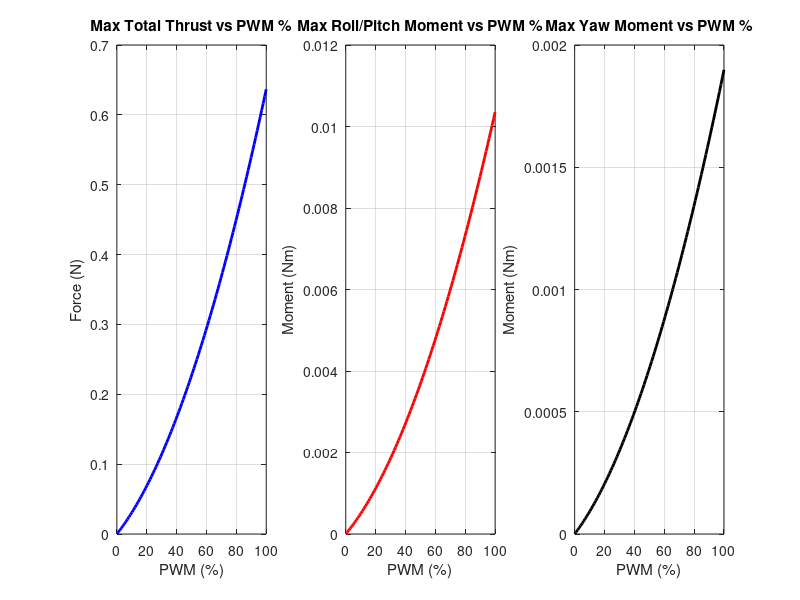

Reproduce this figure in MATLAB. (Note: this script raises an error after producing the figure.)



clear; clc; close all;

%% Define Quadcopter Parameters
A_thrust = 0.091492681;
B_thrust = 0.067673604;
L = 0.046;
C_tau = 0.005964552;
d = L * (sqrt(2)/2);

% Physical Force Limits per motor (Based on ratio 0.0 to 1.0)
F_min = 0;
F_max = A_thrust*(1)^2 + B_thrust*(1); 

%% Task 5: Visualize Thrust and Moments vs PWM Percentage
pwm_pct_plot = linspace(0, 100, 100);
pwm_ratio_plot = pwm_pct_plot / 100;

% Nonlinear forces
F_plot = A_thrust * (pwm_ratio_plot.^2) + B_thrust * pwm_ratio_plot;

figure('Position', [100, 100, 1000, 400]);

% Plot Total Thrust
subplot(1,3,1);
plot(pwm_pct_plot, 4 * F_plot, 'b', 'LineWidth', 2);
title('Max Total Thrust vs PWM %');
xlabel('PWM (%)'); ylabel('Force (N)'); grid on;

% Plot Roll/Pitch Moment 
subplot(1,3,2);
plot(pwm_pct_plot, 2 * d * F_plot, 'r', 'LineWidth', 2);
title('Max Roll/Pitch Moment vs PWM %');
xlabel('PWM (%)'); ylabel('Moment (Nm)'); grid on;

% Plot Yaw Moment
subplot(1,3,3);
plot(pwm_pct_plot, 2 * C_tau * F_plot, 'k', 'LineWidth', 2);
title('Max Yaw Moment vs PWM %');
xlabel('PWM (%)'); ylabel('Moment (Nm)'); grid on;

sgtitle('Nonlinear Actuator Mappings (Tasks 4 & 5)');

%% Test the Mixer (Tasks 1, 2, 3)
% Let's command hover thrust + an aggressive roll command
Fc_cmd = 0.323; % ~Hover weight
Lc_cmd = 0.8; % Aggressive roll
Mc_cmd = 0.8;
Nc_cmd = 0;

[pwm_outputs, F_actual] = quad_mixer(Fc_cmd, Lc_cmd, Mc_cmd, Nc_cmd, A_thrust, B_thrust, d, C_tau, F_min, F_max);

disp('--- Commanded vs Actual ---');
fprintf('Commanded Forces: [%.4f, %.4f, %.4f, %.4f] N\n', Fc_cmd, Lc_cmd, Mc_cmd, Nc_cmd);
fprintf('Required Motor PWMs (%%): [%.1f%%, %.1f%%, %.1f%%, %.1f%%]\n', pwm_outputs(1), pwm_outputs(2), pwm_outputs(3), pwm_outputs(4));


%% The Mixer Function
function [pwm_pct, F_des] = quad_mixer(Fc, Lc, Mc, Nc, A, B, d, C_tau, F_min, F_max)
    
    % 1. Linear Mapping Matrix
    M_mix = [1,      1,      1,      1; 
            -d,     -d,      d,      d; 
             d,     -d,     -d,      d; 
             C_tau, -C_tau,  C_tau, -C_tau];
         
    % Calculate desired forces
    U_cmd = [Fc; Lc; Mc; Nc];
    F_des = M_mix \ U_cmd;
    
    % 2 & 3. Actuator Saturation & Infeasible Command Handling
    % Strategy: Shift forces to preserve moments, scale if impossible.
    
    if max(F_des) > F_max
        % Shift down (Sacrifice altitude to keep attitude)
        shift = max(F_des) - F_max;
        F_des = F_des - shift;
    end
    
    if min(F_des) < F_min
        % Shift up
        shift = F_min - min(F_des);
        F_des = F_des + shift;
    end
    
    % If the spread is wider than physical limits, we must scale moments down
    if (max(F_des) - min(F_des)) > (F_max - F_min)
        mid_req = mean(F_des);
        mid_phys = (F_max + F_min) / 2;
        scale = (F_max - F_min) / (max(F_des) - min(F_des));
        
        % Center and scale
        F_des = mid_phys + scale * (F_des - mid_req);
    end
    
    % Final safety clamp against floating point errors
    F_des = max(min(F_des, F_max), F_min);
    
    % 4. Nonlinear Inversion (Force to PWM Ratio)
    % Solve: A*x^2 + B*x - F_des = 0 for positive root
    pwm_ratio = (-B + sqrt(B^2 + 4*A.*F_des)) ./ (2*A);
    
    % 5. Convert to valid percentage output
    pwm_pct = pwm_ratio * 100;
end


%% fitting data

data = [0.24 0.0 4.01 0 0;
        0.37 1.6 3.98 6.25 4485;
        0.56 4.8 3.95 12.5 7570;
        0.75 7.9 3.92 18.75 9374;
        0.94 10.9 3.88 25 10885;
        1.15 13.9 3.84 31.25 12277;
        1.37 17.3 3.80 37.5 13522;
        1.59 21.0 3.76 43.25 14691;
        1.83 24.4 3.71 50 15924;
        2.11 28.6 3.67 56.25 17174;
        2.39 32.8 3.65 62.5 18179;
        2.71 37.3 3.62 68.75 19397;
        3.06 41.7 3.56 75 20539;
        3.46 46.0 3.48 81.25 21692;
        3.88 51.9 3.40 87.5 22598;
        4.44 57.9 3.30 93.75 23882];

thrust_data = data(:,2);
pwm_data = data(:, 4);
speed_data = data(:, 5);



cf_2 = fit(pwm_data, speed_data, 'poly2') %% we should probably change to poly3, we are underfitting right now. 

predicted_speed = cf_2(pwm_data);

% Plot the predicted speed against actual speed for comparison
figure;
plot(pwm_data, speed_data, '-o', 'DisplayName', 'Actual Speed', 'LineWidth',2);
hold on;
plot(pwm_data, predicted_speed, '-', 'DisplayName', 'Fitted Speed', 'LineWidth',2);
xlabel('PWM (%)');
ylabel('Speed (RPM)');
title('Actual vs Fitted Speed');
legend show;
grid on;
hold off;

%% rebuild new model

% constant params
pwm_hover_value = 0.6408; %% value derived from previous assignment. 


A_thrust = 0.091492681;
B_thrust = 0.067673604;
L = 0.046;
drone_mass_kg = 0.033;

J = [16.571710 0.830806 0.718277;
      0.830806 16.655602 1.800197;
      0.718277 1.800197 29.261652].*10e-6;

Ts = 0.01; % SAMPLING TIME MUST CHANGE

num_d = 0.0304596;
den_d = [1 , -0.9695404];

sys_discrete = tf(num_d, den_d, Ts, 'Variable', 'z^-1');

sys_continuous = d2c(sys_discrete, 'zoh') % zero order hold 

[A_act, B_act, C_act, D_act] = ssdata(sys_continuous); % continuous state space for the motor dynamics. 



%states (16now)
syms pn pe pd u v w phi theta psi p q r real

%motor state
syms pwm_act_1 pwm_act_2 pwm_act_3 pwm_act_4 real

% motor command input
syms pwm_cmd_1 pwm_cmd_2 pwm_cmd_3 pwm_cmd_4 real

state_vector_2 = [pn; pe; pd; u; v; w; phi; theta; psi; p; q; r; pwm_act_1; pwm_act_2; pwm_act_3; pwm_act_4];
input_vector_2 = [pwm_cmd_1; pwm_cmd_2; pwm_cmd_3; pwm_cmd_4];




% forces
F1 = A_thrust * pwm_act_1^2 + B_thrust*pwm_act_1;
F2 = A_thrust * pwm_act_2^2 + B_thrust*pwm_act_2;
F3 = A_thrust * pwm_act_3^2 + B_thrust*pwm_act_3;
F4 = A_thrust * pwm_act_4^2 + B_thrust*pwm_act_4;
F_total_body = [0; 0; -(F1 + F2 + F3 + F4)]; % total force in body frame NED

%motor torques
T1 = 0.005964552 * F1;
T2 = 0.005964552 * F2;
T3 = 0.005964552 * F3;
T4 = 0.005964552 * F4;

% motor dynamics
pwm_act1_dot = A_act * pwm_act_1 + B_act * pwm_cmd_1;
pwm_act2_dot = A_act * pwm_act_2 + B_act * pwm_cmd_2;
pwm_act3_dot = A_act * pwm_act_3 + B_act * pwm_cmd_3;
pwm_act4_dot = A_act * pwm_act_4 + B_act * pwm_cmd_4;

% moment vector torques
l = L*(sqrt(2)/2)*(F3 + F4 - F1 - F2);
m = L*(sqrt(2)/2)*(F1 + F4 - F3 - F2);
n = T1 + T3 - T2 - T4;
moments = [l; m; n];




% all rotations 
Rx = [1 0 0; 
    0 cos(phi) -sin(phi); 
    0 sin(phi) cos(phi)];

Ry = [cos(theta) 0 sin(theta); 
    0 1 0; 
    -sin(theta) 0 cos(theta)];

Rz = [cos(psi) -sin(psi) 0; 
       sin(psi) cos(psi) 0; 
       0 0 1];

R_body_to_inertial = Rz * Ry * Rx; % rotation Matrix (Body to Inertial - ZYX Sequence)


p_dot = R_body_to_inertial * [u; v; w]; % p_dot states 1-3



W = [1, sin(phi)*tan(theta), cos(phi)*tan(theta);
     0, cos(phi),            -sin(phi);
     0, sin(phi)/cos(theta), cos(phi)/cos(theta)];
euler_dot = W * [p; q; r]; % angular dynamics states 7-9

% Gravity rotated to Body Frame
g_inertial = [0; 0; 9.81]; 
g_body = R_body_to_inertial' * g_inertial;

omega = [p; q; r];
v_body = [u; v; w];


% aroo dynamics 
K_aeroo = [-10.2506 -0.3177 -0.4332;
            -0.3177 -10.2506 -0.4332;
            -7.7050 -7.7050 -7.5530].*10e-7;

% these in rev/s
n1 = (2073 + pwm_act_1*358.1 - 1.434*(pwm_act_1^2))/60;
n2 = (2073 + pwm_act_2*358.1 - 1.434*(pwm_act_2^2))/60;
n3 = (2073 + pwm_act_3*358.1 - 1.434*(pwm_act_3^2))/60;
n4 = (2073 + pwm_act_4*358.1 - 1.434*(pwm_act_4^2))/60;

theta_dot_sigma = 2*pi*(abs(n1) + abs(n2) + abs(n3) + abs(n4));

f_aeroo = K_aeroo * theta_dot_sigma * (R_body_to_inertial*v_body); % not sure if this should be rotated...

v_dot = (1/drone_mass_kg) * (F_total_body + f_aeroo + drone_mass_kg*g_body) - cross(omega, v_body); % dynamics for states 4-6


omega_dot = J \ (moments - cross(omega, J * omega)); % rigid body calc


f_x_2 = [p_dot; 
       v_dot; 
       euler_dot; 
       omega_dot; 
       pwm_act1_dot; 
       pwm_act2_dot; 
       pwm_act3_dot; 
       pwm_act4_dot];



%% Linearizing the 16-state model. 

% linearize
A_sym_2 = jacobian(f_x_2, state_vector_2);
B_sym_2 = jacobian(f_x_2, input_vector_2);

% hover state and hover inputs
x0_2 = zeros(16, 1);      
x0_2(13:16) = pwm_hover_value;
u0_2 = [pwm_hover_value; pwm_hover_value; pwm_hover_value; pwm_hover_value];

% substitute into linearized system
A_2 = double(subs(A_sym_2, [state_vector_2; input_vector_2], [x0_2; u0_2]))
B_2 = double(subs(B_sym_2, [state_vector_2; input_vector_2], [x0_2; u0_2]))

% start making C and D, which will do a bunch of conversion stuff. 
r2d = 180/pi;

C_2 = zeros(16, 16);

% Positions \
C_2(1, 2) = 1;  
C_2(2, 1) = 1;   
C_2(3, 3) = -1;  

% Velocities 
C_2(4, 5) = 1;   
C_2(5, 4) = 1;   
C_2(6, 6) = -1;  

% Euler Angles (NED Rads -> ENU Degrees)
C_2(7, 8) = r2d;   
C_2(8, 7) = r2d;   
C_2(9, 9) = -r2d;  

% Angular Rates 
% negating state 11 again. 
C_2(10, 11) = r2d;   
C_2(11, 10) = -r2d;  
C_2(12, 12) = -r2d;  

% Motor dynamics
C_2(13, 13) = C_act;
C_2(14, 14) = C_act;
C_2(15, 15) = C_act;
C_2(16, 16) = C_act

% D Matrix is zeros except for the dynamics of the motors:
D_2 = zeros(16, 4);
D_2(13, 1) = D_act;
D_2(14, 2) = D_act;
D_2(15, 3) = D_act;
D_2(16, 4) = D_act






%% Step input for the 16-state model
sys_sim = ss(A_2, B_2, C_2, D_2);

% 10% increase from hover
u_step = u0_2 *1.1; 

U_delta = (u_step - u0_2)'; 

t = 0:0.01:5;  % using the same sampling period .01s 
U = repmat(U_delta, length(t), 1); 

[y, tOut, x] = lsim(sys_sim, U, t);


for i = 1:16
    subplot(4, 4, i);
    plot(tOut, y(:,i), 'LineWidth', 2);
    ylim([0 0.5]);
    title(['State ' num2str(i)]);
    grid on;
end
sgtitle('16-State Model Step Response');



%% Albert Visualization. 

% 1. Extract Raw States (Inertial NED & Euler Angles in rads)
% pn_sim = x(:, 1);
% pe_sim = x(:, 2);
% pd_sim = x(:, 3);
% phi_sim   = x(:, 7);
% theta_sim = x(:, 8);
% psi_sim   = x(:, 9);
% 
% % 2. Define Drone Geometry for Plotting
% arm_length = L; % 0.046m based on your params
% d_geom = arm_length * (sqrt(2)/2);
% % Define the 4 motor positions in the body frame (X-configuration)
% motor_pos_body = [ d_geom, -d_geom, -d_geom,  d_geom;   % X coords
%                    d_geom,  d_geom, -d_geom, -d_geom;   % Y coords
%                    0,       0,       0,       0 ];      % Z coords
% 
% % 3. Set up the Figure
% figure('Name', '3D Quadcopter Animation', 'Position', [100, 100, 800, 600]);
% hold on; grid on; axis equal;
% view([100, 45]); 
% 
% xlabel('East (m)');
% ylabel('North (m)');
% zlabel('Up (m)');
% title('Quadcopter 3D Animation');
% 
% % Initialize graphics objects
% drone_lines = plot3(0,0,0, '-k', 'LineWidth', 1);
% motor_markers = plot3(0,0,0, 'ro', 'MarkerSize', 2, 'MarkerFaceColor', 'r');
% path_trace = plot3(pe_sim(1), pn_sim(1), -pd_sim(1), 'b--', 'LineWidth', 1.5);
% 
% % Body Coordinate frame arrows (Red=X, Green=Y, Blue=Z)
% scale_arrow = arm_length * 1.5;
% q_x = quiver3(0,0,0, 1,0,0, scale_arrow, 'r', 'LineWidth', 1, 'MaxHeadSize', 0.5);
% q_y = quiver3(0,0,0, 0,1,0, scale_arrow, 'g', 'LineWidth', 1, 'MaxHeadSize', 0.5);
% q_z = quiver3(0,0,0, 0,0,1, scale_arrow, 'b', 'LineWidth', 1, 'MaxHeadSize', 0.5);
% 
% % 4. Animation Loop
% disp('Starting 3D Animation...');
% for k = 1:length(tOut)
%     % Current position mapped to ENU (East, North, Up) for standard 3D viewing
%     pos_enu = [pe_sim(k); pn_sim(k); -pd_sim(k)];
% 
%     % Current attitude 
%     rll = phi_sim(k);
%     ptc = theta_sim(k);
%     yw  = psi_sim(k);
% 
%     % Rotation matrix: Body to Inertial (ZYX sequence matching your dynamics)
%     Rx = [1 0 0; 0 cos(rll) -sin(rll); 0 sin(rll) cos(rll)];
%     Ry = [cos(ptc) 0 sin(ptc); 0 1 0; -sin(ptc) 0 cos(ptc)];
%     Rz = [cos(yw) -sin(yw) 0; sin(yw) cos(yw) 0; 0 0 1];
%     R_b2i = Rz * Ry * Rx;
% 
%     % Transform matrix: NED to ENU for MATLAB plotting axes
%     R_ned2enu = [0 1 0; 1 0 0; 0 0 -1];
% 
%     % Rotate geometry to Inertial (NED), convert to ENU, then translate
%     motor_pos_ned = R_b2i * motor_pos_body;
%     motor_pos_enu = R_ned2enu * motor_pos_ned + pos_enu;
% 
%     % Update drone cross-frame (motor 1 to 3, motor 2 to 4)
%     X_arms = [motor_pos_enu(1,1), motor_pos_enu(1,3), NaN, motor_pos_enu(1,2), motor_pos_enu(1,4)];
%     Y_arms = [motor_pos_enu(2,1), motor_pos_enu(2,3), NaN, motor_pos_enu(2,2), motor_pos_enu(2,4)];
%     Z_arms = [motor_pos_enu(3,1), motor_pos_enu(3,3), NaN, motor_pos_enu(3,2), motor_pos_enu(3,4)];
% 
%     set(drone_lines, 'XData', X_arms, 'YData', Y_arms, 'ZData', Z_arms);
%     set(motor_markers, 'XData', motor_pos_enu(1,:), 'YData', motor_pos_enu(2,:), 'ZData', motor_pos_enu(3,:));
% 
%     % Update body coordinate axes vectors
%     axes_body = eye(3); 
%     axes_ned = R_b2i * axes_body;
%     axes_enu = R_ned2enu * axes_ned; 
% 
%     set(q_x, 'XData', pos_enu(1), 'YData', pos_enu(2), 'ZData', pos_enu(3), 'UData', axes_enu(1,1), 'VData', axes_enu(2,1), 'WData', axes_enu(3,1));
%     set(q_y, 'XData', pos_enu(1), 'YData', pos_enu(2), 'ZData', pos_enu(3), 'UData', axes_enu(1,2), 'VData', axes_enu(2,2), 'WData', axes_enu(3,2));
%     set(q_z, 'XData', pos_enu(1), 'YData', pos_enu(2), 'ZData', pos_enu(3), 'UData', axes_enu(1,3), 'VData', axes_enu(2,3), 'WData', axes_enu(3,3));
% 
%     % Update trajectory trace
%     set(path_trace, 'XData', pe_sim(1:k), 'YData', pn_sim(1:k), 'ZData', -pd_sim(1:k));
% 
%     % Tracking Camera: Moves the view window to follow the drone 
%     % (Because the drone is 4cm wide but might fly several meters up)
%     xlim([-2, 2])
%     ylim([-2, 2])
%     zlim([0, 5])
% 
%     drawnow;
% end


%% Altitude Control
close all

% reduced - z, z_vel, and new z_error_int
A_z_aug = [0 1 0;
           0 0 0;
          -1 0 0]; % <-- should def become -1 (ENU)

B_z_aug = [0; 1/drone_mass_kg; 0];


Q_z = diag([10, 1, 100]); % penalizing state errors
R_z = 1; % penalizing control effort

K_z_fb = lqr(A_z_aug, B_z_aug, Q_z, R_z) % solve the risotto equation

% Transfer Function and Stability ------------------------------------
A_closed_loop = A_z_aug - B_z_aug*K_z_fb; % (A - BK)

B_cl_ref = [0; 0; 1];

sys_cl = ss(A_closed_loop, B_cl_ref, [1 0 0], 0);

figure
subplot(1,2,1); bode(sys_cl)
subplot(1,2,2); nyquist(sys_cl);

% stability margin
G = tf(sys_cl);
figure
margin(G)


% Controller Simulation -----------------------------------------------

B_ref_z = [0; 0; 1];
sys_cl_z = ss(A_z_aug - B_z_aug*K_z_fb, B_ref_z, eye(3), zeros(3,1)); % (A - BK)

t_sim = 0:0.01:10; % Slightly longer simulation to show settling
z_ref_step = ones(size(t_sim)); % 1 meter step command
[y_cl_z, t_cl, x_cl_z] = lsim(sys_cl_z, z_ref_step, t_sim);

figure('Name', 'Z Position Step Response & PWM', 'Position', [200, 150, 800, 800]);
subplot(2,1,1);
plot(t_cl, x_cl_z(:,1), 'b', 'LineWidth', 2); hold on;
plot(t_cl, z_ref_step, 'r--', 'LineWidth', 1.5);
title('Z Position Step Response');
xlabel('Time (s)'); ylabel('Z position (m)');
legend('Actual Position', 'Reference'); grid on;




% PWM behavior with Mixer ------------------------------------------------
F_cmd = -x_cl_z * K_z_fb';
F_hover = drone_mass_kg * 9.81; % We must maintain altitude!

pwm_hist_long = zeros(length(t_cl), 4);
for i = 1:length(t_cl)
    [pwm_pct, ~] = quad_mixer(F_hover + F_cmd(i), 0, 0, 0, A_thrust, B_thrust, d, C_tau, F_min, F_max);
    pwm_hist_long(i, :) = pwm_pct';
end

subplot(2,1,2);
plot(t_cl, pwm_hist_long(:, 1), 'LineWidth', 2);
hold on
plot(t_cl, pwm_hist_long(:, 2), 'LineWidth', 1);
hold on
plot(t_cl, pwm_hist_long(:, 3), '-.', 'LineWidth', 1);
hold on
plot(t_cl, pwm_hist_long(:, 4), '--', 'LineWidth', 1);




title('Motor PWM Responses for 1m Up');
xlabel('Time (s)'); ylabel('PWM (%)');
legend('Motor 1', 'Motor 2', 'Motor 3', 'Motor 4', 'Location', 'EastOutside'); grid on;


%% Forward Position Control
close all

A_pn = [0 1 0 0;
        0 0 -9.81 0;
        0 0 0 1;
        0 0 0 0];
B_pn = [0; 0; 0; 1/J(2,2)];




% state p, u, theta, q
A_pn_aug = [0 1 0 0 0;
            0 0 -9.81 0 0;
            0 0 0 1 0;
            0 0 0 0 0;
            -1 0 0 0 0]; % might need to change this row

B_pn_aug = [0; 0; 0; 1/J(2,2); 0];

Q_pn = diag([10, 10, 100, 10, 100]); % penalizing state errors
R_pn = 1e9; % penalizing control effort

K_pn = lqr(A_pn_aug, B_pn_aug, Q_pn, R_pn) % solve alfredo equation


%Stability Analysis -------------------------------------------------
% 5 & 6. Open-Loop Transfer Function and Margins
% Break the loop at the plant input. 
% P(s) = C_long * (sI - A_long)^-1 * B_long
% C(s) = K(1:4) * (sI - A_long + B_long*K(1:4))^-1 * B_long + K(5)/s  (Simplified approach below uses ss arrays)
sys_P = ss(A_pn, B_pn, eye(4), zeros(4,1));
L_ol_long = ss(A_pn_aug, B_pn_aug, K_pn, 0);

figure('Name', 'Forward Position Stability', 'Position', [150, 100, 1000, 400]);
subplot(1,2,1); margin(L_ol_long);
subplot(1,2,2); nyquist(L_ol_long);
xlim([-5, 5])
ylim([-5, 5])
sgtitle('Stability Analysis: Forward Position LQR-PI (Task 5 & 6)');

[Gm_long, Pm_long, ~, ~] = margin(L_ol_long);
fprintf('Gain Margin: %.2f dB, Phase Margin: %.2f deg\n', 20*log10(Gm_long), Pm_long);

%Closed-Loop Simulation -------------------------------------------

B_ref_pn = [0; 0; 0; 0; 1]; % -1 for integral state
sys_cl_long = ss(A_pn_aug - B_pn_aug*K_pn, B_ref_pn, eye(5), zeros(5,1)); % (A - BK)

t_sim = 0:0.01:10; % Slightly longer simulation to show settling
pn_ref_step = ones(size(t_sim)); % 1 meter step command
[y_cl_long, t_cl, x_cl_long] = lsim(sys_cl_long, pn_ref_step, t_sim);

figure('Name', 'Forward Position Step Response & PWM', 'Position', [200, 150, 800, 800]);
subplot(3,1,1);
plot(t_cl, x_cl_long(:,1), 'b', 'LineWidth', 2); hold on;
plot(t_cl, pn_ref_step, 'r', 'LineWidth', 1.5);
title('Forward Position Step Response (1m) (Task 7)');
xlabel('Time (s)'); ylabel('North Position p_n (m)');
legend('Actual Position', 'Reference'); grid on;

subplot(3,1,2);
plot(t_cl, x_cl_long(:,3)*(180/pi), 'LineWidth', 2);
title('Pitch Angle (\theta) during Maneuver');
xlabel('Time (s)'); ylabel('Pitch Angle (deg)'); grid on;


% PWM behavior with Mixer ------------------------------------------------
M_cmd = -x_cl_long * K_pn';
F_hover = drone_mass_kg * 9.81; % We must maintain altitude!

pwm_hist_long = zeros(length(t_cl), 4);
for i = 1:length(t_cl)
    % Mix hover thrust with commanded pitching moment. Roll and Yaw are 0.
    [pwm_pct, ~] = quad_mixer(F_hover, 0, M_cmd(i), 0, A_thrust, B_thrust, d, C_tau, F_min, F_max);
    pwm_hist_long(i, :) = pwm_pct';
end

subplot(3,1,3);
plot(t_cl, pwm_hist_long(:,1), 'g-', 'LineWidth', 2); hold on
plot(t_cl, pwm_hist_long(:,2), 'LineWidth', 2); hold on
plot(t_cl, pwm_hist_long(:,3), 'LineWidth', 1); hold on
plot(t_cl, pwm_hist_long(:,4), '--','LineWidth', 1);


title('Motor PWM Responses for 1m Forward Step (Task 8)');
xlabel('Time (s)'); ylabel('PWM (%)');
legend('Motor 1', 'Motor 2', 'Motor 3', 'Motor 4', 'Location', 'EastOutside'); grid on;

            
%% Lateral Position Control
close all

% reduced state can be pe, v, phi, pv
A_pe = [0 1 0 0;
        0 0 9.81 0;
        0 0 0 1;
        0 0 0 0];

B_pe = [0; 0; 0; 1/J(1,1)];

[n_rows,n_col] = size(A_pe);
A_pe_aug = [A_pe zeros(n_rows,1);
            1, zeros(1,n_col)];
            

B_pe_aug = [B_pe; 0];

Q_pe = diag([10, 10, 100, 10, 100]); % penalizing state errors
R_pe = 1e9; % penalizing control effort

K_pe = lqr(A_pe_aug, B_pe_aug, Q_pe, R_pe)



%Transfer Functions and Stability ------------------------------------

%open loop TF
sys_L_ol = ss(A_pe_aug, B_pe_aug, K_pe, 0);

figure('Name', 'Lateral Position Stability', 'Position', [150, 100, 1000, 400]);
subplot(1,2,1); margin(sys_L_ol);
subplot(1,2,2); nyquist(sys_L_ol);
xlim([-5, 5])
ylim([-5, 5])
sgtitle('Stability Analysis: Lateral Position LQR-PI');

[Gm_long, Pm_long, ~, ~] = margin(sys_L_ol);
fprintf('Gain Margin: %.2f dB, Phase Margin: %.2f deg\n', 20*log10(Gm_long), Pm_long);


%Closed-Loop Simulation -------------------------------------------

B_ref_pe = [0; 0; 0; 0; -1]; % -1 for integral state
sys_cl_lat = ss(A_pe_aug - B_pe_aug*K_pe, B_ref_pe, eye(5), zeros(5,1)); % (A - BK) + B

t_sim = 0:0.01:10; % Slightly longer simulation to show settling
pe_ref_step = ones(size(t_sim)); % 1 meter step command
[y_cl_lat, t_cl, x_cl_lat] = lsim(sys_cl_lat, pe_ref_step, t_sim);

figure('Name', 'Lateral Position Step Response & PWM', 'Position', [200, 150, 800, 800]);
subplot(3,1,1);
plot(t_cl, x_cl_lat(:,1), 'b', 'LineWidth', 2); hold on;
plot(t_cl, pe_ref_step, 'r', 'LineWidth', 1.5);
title('Lateral Position Step Response (1m) (Task 7)');
xlabel('Time (s)'); ylabel('East Position p_e (m)');
legend('Actual Position', 'Reference'); grid on;

subplot(3,1,2);
plot(t_cl, x_cl_lat(:,3)*(180/pi), 'LineWidth', 2);
title('Roll Angle (\theta) during Maneuver');
xlabel('Time (s)'); ylabel('Roll Angle (deg)'); grid on;


% PWM behavior with Mixer ------------------------------------------------
L_cmd = -x_cl_lat * K_pe';
F_hover = drone_mass_kg * 9.81; % We must maintain altitude!

pwm_hist_long = zeros(length(t_cl), 4);
for i = 1:length(t_cl)

    [pwm_pct, ~] = quad_mixer(F_hover, L_cmd(i), 0, 0, A_thrust, B_thrust, d, C_tau, F_min, F_max);
    pwm_hist_long(i, :) = pwm_pct';
end

subplot(3,1,3);
plot(t_cl, pwm_hist_long(:,1), 'g-', 'LineWidth', 2); hold on
plot(t_cl, pwm_hist_long(:,2), 'LineWidth', 1); hold on
plot(t_cl, pwm_hist_long(:,3), 'LineWidth', 2); hold on
plot(t_cl, pwm_hist_long(:,4), '--','LineWidth', 1);



title('Motor PWM Responses for 1m Forward Step (Task 8)');
xlabel('Time (s)'); ylabel('PWM (%)');
legend('Motor 1', 'Motor 2', 'Motor 3', 'Motor 4', 'Location', 'EastOutside'); grid on;

%% Problem 6: Yaw Rate Control (Damping)
close all

% (1 & 2) Reduced state is just yaw rate (r). No integral state needed.
A_y = 0; % 1D system
B_y = 1/J(3,3); 

Q_y = 1;
R_y = 1e7; % Penalize control effort to prevent aggressive motor saturation
K_y = lqr(A_y, B_y, Q_y, R_y);
fprintf('LQR Gain K_yaw: %.3f\n', K_y);

% (4, 5 & 6) Stability Analysis
sys_N_ol = ss(A_y, B_y, K_y, 0);

figure('Name', 'Yaw Stability', 'Position', [150, 100, 1000, 400]);
subplot(1,2,1); margin(sys_N_ol);
subplot(1,2,2); nyquist(sys_N_ol);
sgtitle('Stability Analysis: Yaw Rate LQR');

[Gm_yaw, Pm_yaw, ~, ~] = margin(sys_N_ol);
fprintf('Gain Margin: %.2f dB, Phase Margin: %.2f deg\n', 20*log10(Gm_yaw), Pm_yaw);

% (7) Closed-Loop Simulation (Damping Initial Condition)
A_cl_yaw = A_y - B_y*K_y;
sys_cl_yaw = ss(A_cl_yaw, 0, 1, 0); % C=1, D=0

t_sim = 0:0.01:5; % 5 seconds is plenty for yaw
r0_yaw_rad = 100 * (pi/180); % Initial condition: 100 deg/s converted to rad/s

[y_cl_yaw, t_cl, x_cl_yaw] = initial(sys_cl_yaw, r0_yaw_rad, t_sim);

figure('Name', 'Yaw Step Response & PWM', 'Position', [200, 150, 800, 800]);
subplot(2, 1, 1)
% Plot converted back to deg/s for easier reading
plot(t_cl, x_cl_yaw * (180/pi), 'b', 'LineWidth', 2); hold on; 
plot(t_cl, zeros(size(t_cl)), 'r--', 'LineWidth', 1.5);
title('Yaw Rate Damping from 100 deg/s (Task 7)');
xlabel('Time (s)'); ylabel('Yaw Rate r (deg/s)');
legend('Actual Rate', 'Target (0)'); grid on;

% Estimate settling time using stepinfo logic adapted for initial conditions
info = stepinfo(x_cl_yaw, t_cl, 0, 'SettlingTimeThreshold', 0.05);
fprintf('Estimated time to damp yaw rate: %.2f seconds\n', info.SettlingTime);

% (8) PWM behavior with Mixer
N_cmd = -x_cl_yaw * K_y; % Commanded YAWING moment
F_hover = drone_mass_kg * 9.81; % We must maintain altitude!

pwm_hist_yaw = zeros(length(t_cl), 4);
for i = 1:length(t_cl)
    % Mix hover thrust with commanded yawing moment (N). Roll and Pitch are 0.
    % Signature is (F, L, M, N, ...) -> N goes in the 4th slot!
    [pwm_pct, ~] = quad_mixer(F_hover, 0, 0, N_cmd(i), A_thrust, B_thrust, d, C_tau, F_min, F_max);
    pwm_hist_yaw(i, :) = pwm_pct';
end

subplot(2,1,2);
plot(t_cl, pwm_hist_yaw(:,1), 'g-', 'LineWidth', 2); hold on
plot(t_cl, pwm_hist_yaw(:,2), 'LineWidth', 2); hold on
plot(t_cl, pwm_hist_yaw(:,3), 'LineWidth', 1); hold on
plot(t_cl, pwm_hist_yaw(:,4), '--','LineWidth', 2);
title('Motor PWM Responses for Yaw Damping (Task 8)');
xlabel('Time (s)'); ylabel('PWM Command');
legend('Motor 1', 'Motor 2', 'Motor 3', 'Motor 4', 'Location', 'EastOutside'); grid on;
